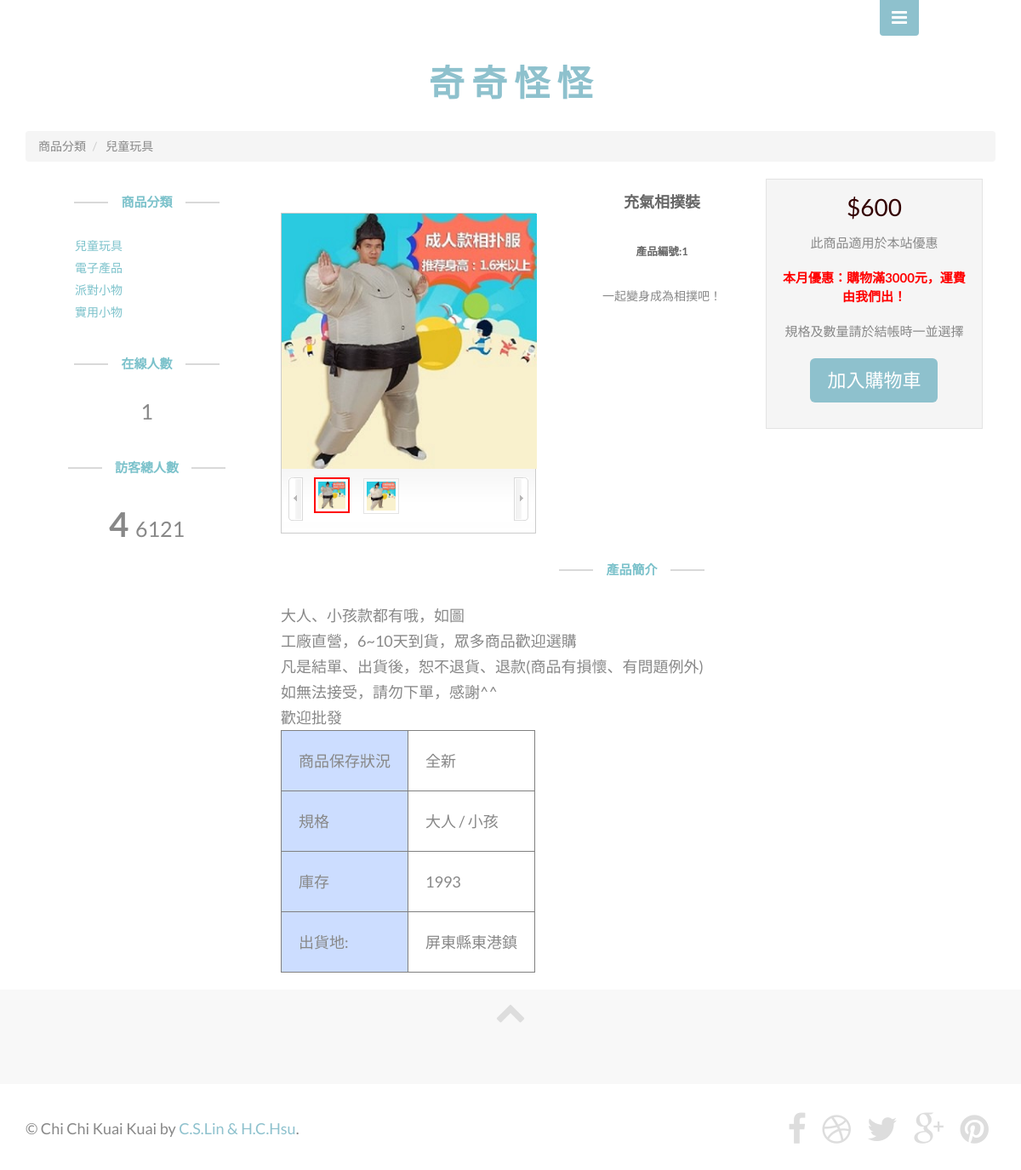
The page /product_info.php on the database its author committed.
### tables this page shows
CREATE TABLE `p_class` (
  `p_class_id` int(4) NOT NULL auto_increment,
  `p_class_name` varchar(12) NOT NULL,
  PRIMARY KEY  (`p_class_id`)
);

CREATE TABLE `p_img` (
  `p_id` int(4) NOT NULL,
  `p_img_url` varchar(50) NOT NULL
);

CREATE TABLE `product` (
  `p_id` int(4) NOT NULL auto_increment,
  `p_name` varchar(80) NOT NULL,
  `p_cost` int(6) NOT NULL,
  `description` text NOT NULL,
  `s_description` varchar(80) NOT NULL,
  `p_class_id` int(4) NOT NULL,
  `standard` varchar(100) NOT NULL,
  PRIMARY KEY  (`p_id`)
);

### product_info.php (the view, shortened to what this page needs)
<?
  if (!$_GET["Id"])
      $id = 1;
  else
      $id = $_GET["Id"];
  if (!$_GET["C"])
      $C = 1;
  else
      $C = $_GET["C"];
  $sql_product = "SELECT * FROM product where p_id = $id";
  $sql_img = "SELECT * FROM p_img where p_id = $id";
?>
<?
  $file = fopen("people.txt","r");
  $num = fgets($file);
  $num++;
  $str = "" + $num;
  $len = strlen($str);
?>
<?
  $link = mysqli_connect("localhost","root","root123456","group_02") or die("無法開啟MySQL資料庫連結!");
  mysqli_query($link, 'SET CHARACTER SET utf8');
  mysqli_query($link, "SET collation_connection = 'utf8_unicode_ci'");
  $select = "SELECT count(ip) FROM online_user";
  $result4=mysqli_query($link, $select);
  while($row=mysqli_fetch_array($result4)){
      $user_nums=$row['count(ip)'];
  }
?>
        <!DOCTYPE html>
        <html>
        <head>
            <link rel="stylesheet" href="assets/bootstrap/css/bootstrap.min.css">
            <link rel="stylesheet" href="assets/font-awesome/css/font-awesome.min.css">
            <link rel="stylesheet" href="assets/css/animate.css">
            <link rel="stylesheet" href="assets/css/magnific-popup.css">
            <link rel="stylesheet" href="assets/css/form-elements.css">
            <link rel="stylesheet" href="assets/css/style.css">
            <link rel="stylesheet" href="assets/css/media-queries.css">
            <link rel="stylesheet" href="assets/css/ShopShow.css">
            <link rel="stylesheet" href="assets/css/MagicZoom.css">
        </head>
        <body>
            <div class="show-menu"> <a href=""><i class="fa fa-bars"></i></a> </div>
            <br><br><br>
            <div class="container">
                <div class="row">
                    <h1><a href="index.html">奇&nbsp;奇&nbsp;怪&nbsp;怪</a></h1>
                </div>
            </div>
            <div class="container extra_mr">
                <div class="row">
                    <div class="col-xs-12">
                        <ul class="breadcrumb" align=left>
                            <li>商品分類</li>
                            <li>
                                <?
                  if ($result = mysqli_query($link, "SELECT * FROM p_class"))
                  {
                      while ($row = mysqli_fetch_assoc($result))
                      {
                           if ($C == $row["p_class_id"])
                                echo $row["p_class_name"];
                      }
                  }
              ?>
                            </li>
                        </ul>
                    </div>
                </div>
            </div>
            <div class="content-wrapper">
                <div id="bodyContent">
                    <div class="container">
                        <div id="columnLeft" class="col-xs-3">
                            <div row>
                                <div class="module colmn-categories">
                                    <h3 class="module-heading">商品分類</h3>
                                    <ul>
                                        <li class="first-level"><a href="product_list.php?Id=1">兒童玩具</a></li>
                                        <li class="first-level"><a href="product_list.php?Id=2">電子產品</a></li>
                                        <li class="first-level"><a href="product_list.php?Id=3">派對小物</a></li>
                                        <li class="first-level"><a href="product_list.php?Id=4">實用小物</a></li>
                                    </ul>
                                </div>
                            </div>
                            <div row>
                                <div class="module colmn-categories">
                                    <h3 class="module-heading">在線人數</h3>
                                    <span style="font-size:25px; font-weight:normal;"><? echo $user_nums?><span>
                                </div>
                            </div>
                            <div row>
                                <div class="module colmn-categories">
                                    <h3 class="module-heading">訪客總人數</h3>
                                    <span style="font-size:40px; font-weight:bold;"><? echo substr($str,0,1)?><span>
          <span style="font-size:25px; font-weight:normal;"><? echo substr($str,1,$len-1)?><span>
				</div>
			</div>
			</div>
  <div id="centerColumn" class="col-xs-9">
<form class="form-group" name="cart_quantity" action="http://" method="post">
  <div class="product-info row">
    <div id="productImage" class="col-xs-4">
      <div id="tsShopContainer">
	<div id="tsImgS"><a href="assets/img/products/<?echo $id;?>-1.jpg" title="Images" class="MagicZoom" id="MagicZoom"><img width="300" height="300" src="assets/img/products/<?echo $id;?>-1.jpg" /></a></div>
	<div id="tsPicContainer">
		<div id="tsImgSArrL" onclick="tsScrollArrLeft()"></div>
		<div id="tsImgSCon">
			<ul>
                <?
                    if ($result = mysqli_query($link, $sql_img))
                    {
                        $i = 0;
                        while ($row = mysqli_fetch_assoc($result))
                        {
                ?>
                            <li onclick="showPic(<?echo $i;?>)" rel="MagicZoom"<?if($i==0) echo " class=\"tsSelectImg\"";?>><img height="42" width="42" src="assets/img/products/<?echo $id;?>-<?echo $i+1;?>.jpg" tsImgS="assets/img/products/<?echo $id;?>-<?echo $i+1;?>.jpg" /></li>
                <?
                            $i++;
                        }
                    }
                    if ($result = mysqli_query($link, $sql_product))
                    {
                        while ($row = mysqli_fetch_assoc($result))
                        {
                ?>
			</ul>
		</div>
		<div id="tsImgSArrR" onclick="tsScrollArrRight()"></div>
	</div>
</div>
    </div>
    <div class="col-xs-1"> </div>
    <div id="productInfo" class="col-xs-3">
      <h1 class="page-product-name"><?echo $row["p_name"];?><span class="productModel">產品編號:<?echo $row["p_id"];?></span></h1>
                                    <?echo $row["s_description"];?>
                                </div>
                                <div id="productActions" class="col-xs-4">
                                    <div class="product-action-inner">
                                        <div class="page-product-price price"><span class="price">$<?echo $row["p_cost"];?></span></div>
                                        <span style="font-size:15px;" align="center">此商品適用於本站優惠</span>
                                        <br></br>
                                        <span style="font-size:15px; color:red; font-weight:bold;">本月優惠：購物滿3000元，運費由我們出！</span>
                                        <br></br>
                                        <span style="font-size:15px;">規格及數量請於結帳時一並選擇</span>
                                        <br></br>
                                        <div class="buttonSet"> <span class="buttonAction">
                                          <button id="tdb9" class="cart btn btn-primary" type="button" onclick="location.href='addcart.php?pid=<? echo $row['p_id']?>'">加入購物車</button>
                                        </div>
                                    </div>
                                </div>
                            </div>
                            </form>
                            <div row>
                                <div class="module">
                                    <h3 class="module-heading">產品簡介</h3>
                                    <div align="left">
                                        <h4 style="line-height: 30px;">
                                            <?echo $row["description"];?>
                                        </h4>
                                    </div>
                                </div>
                            </div>
                        </div>
                    </div>
                </div>
            </div>
            <?
                        }
                    }
                ?>
                <div class="section-container section-container-gray">
                    <div class="container">
                        <div class="row">
                            <div class="col-sm-12">
                                <div class="scroll-to-top">
                                    <a class="scroll-link" href="#top-content"><i class="fa fa-chevron-up"></i></a>
                                </div>
                            </div>
                        </div>
                    </div>
                </div>
                <footer>
                    <div class="container">
                        <div class="row">
                            <div class="col-sm-7 footer-copyright">
                                &copy; Chi Chi Kuai Kuai by <a href="aboutus.php">C.S.Lin & H.C.Hsu</a>.
                            </div>
                            <div class="col-sm-5 footer-social">
                                <a href="#"><i class="fa fa-facebook"></i></a>
                                <a href="#"><i class="fa fa-dribbble"></i></a>
                                <a href="#"><i class="fa fa-twitter"></i></a>
                                <a href="#"><i class="fa fa-google-plus"></i></a>
                                <a href="#"><i class="fa fa-pinterest"></i></a>
                            </div>
                        </div>
                    </div>
                </footer>
        </body>
        </html>

### assets/css/form-elements.css (style rules this page uses)
button.btn { height: 52px; margin: 0; padding: 0 20px; vertical-align: middle; background: #8ec1cd; border: 0; font-family: 'Lato', sans-serif; font-size: 22px; font-weight: 400; line-height: 52px; color: #fff; -moz-border-radius: 6px; -webkit-border-radius: 6px; border-radius: 6px; text-shadow: none; -moz-box-shadow: none; -webkit-box-shadow: none; box-shadow: none; -o-transition: all .3s; -moz-transition: all .3s; -webkit-transition: all .3s; -ms-transition: all .3s; transition: all .3s; }

### assets/css/style.css (style rules this page uses)
body { background: #fff; font-family: 'Lato', sans-serif; font-weight: 400; color: #888; text-align: center; }
a, a:hover, a:focus { color: #8ec1cd; text-decoration: none; -o-transition: all .3s; -moz-transition: all .3s; -webkit-transition: all .3s; -ms-transition: all .3s; transition: all .3s; }
h1, h2 { margin-top: 10px; font-size: 42px; font-weight: 700; color: #666; line-height: 54px; }
h3 { font-size: 30px; font-weight: 700; color: #666; line-height: 34px; }
td { table-layout: automatic; padding: 20px; }
.page-product-name { font-size: 18px; padding: 0; margin: 0 0 15px 0; }
.page-product-name .productModel { display: block; font-size: 70%; padding: 5px 0 0 0; }
.page-product-price { margin: 0 0 15px 0; line-height: normal; }
.page-product-price .price { font-size: 28px; }
.product-action-inner { padding: 15px; background: whitesmoke; border: 1px solid #e3e3e3; }
.product-action-inner .buttonAction { display: block; margin-bottom: 15px; }
.content-wrapper { padding-bottom: 0px; background: #fff; }
.price { font-size: 17px; color:#300; padding: 0; }
#centerColumn { margin-top: 0px; }
.extra_mr { margin-top: 20px; }
.module { margin-bottom: 20px; text-align: center; }
.module .module-heading { color: #7cc2cb; font: 700 15px/26px "PT Sans",sans-serif; margin: 0 0 10px; padding: 15px 0; position: relative; text-align: center; text-transform: uppercase; z-index: 0; }
.module .module-heading:before { content: ""; position: relative; border-bottom: 2px solid #d9d9d9; width: 40px; height: 2px; top: -4px; left: -15px; display: inline-block; }
.module .module-heading:after { content: ""; position: relative; border-bottom: 2px solid #d9d9d9; width: 40px; height: 2px; top: -4px; right: -15px; display: inline-block; }
.module ul { list-style-type: none; padding: 0; margin: 0; }
.colmn-categories ul { margin-left: 43px; padding: 0; }
.colmn-categories ul li { padding: 0; position: relative; text-align: left; }
.colmn-categories ul li a { padding: 0; display: inline-block; font-size: 14px; line-height: 26px; position: relative; color: #7cc2cb; }
.colmn-categories > ul > li:first-child { border-top: none; }
.section-container { margin: 0 auto; padding-bottom: 60px; }
.section-container-gray { background: #f8f8f8; }
.scroll-to-top { font-size: 36px; }
.scroll-to-top a { color: #ddd; }
.show-menu, .hide-menu { top: -6px; right: 100px; padding: 0 20px; z-index: 999; text-align: center; }
.show-menu { position: fixed; }
.show-menu a, .hide-menu a { display: inline-block; width: 46px; height: 48px; padding-top: 11px; background: #8ec1cd; font-size: 21px; color: #fff; -moz-border-radius: 4px; -webkit-border-radius: 4px; border-radius: 4px; }
footer { padding: 25px 0 20px 0; text-align: right; }
.footer-copyright { margin: 11px 0 0 0; font-size: 18px; line-height: 32px; text-align: left; }
.footer-social a { margin: 0 8px; font-size: 39px; color: #ddd; }

### rows shown on the page
p_class: p_class_name "兒童玩具"
p_img: shows a picture
p_img: shows a picture
product: p_name "充氣相撲裝", p_id "1", s_description "一起變身成為相撲吧！", p_cost "600", description "大人、小孩款都有哦，如圖 工廠直營，6~10天到貨，眾多商品歡迎選購 凡是結單、出貨後，恕不退貨、退款(商品有損懷、有問題例外) 如無法接受，請勿下單，感謝^^ 歡迎批發 商品保存狀況 全新 規格 大人 / 小孩 庫存 1993 出貨地: 屏東縣東港鎮"

### other values the page prints
$user_nums "1"
substr($str,0,1) "4"
substr($str,1,$len-1) "6121"
